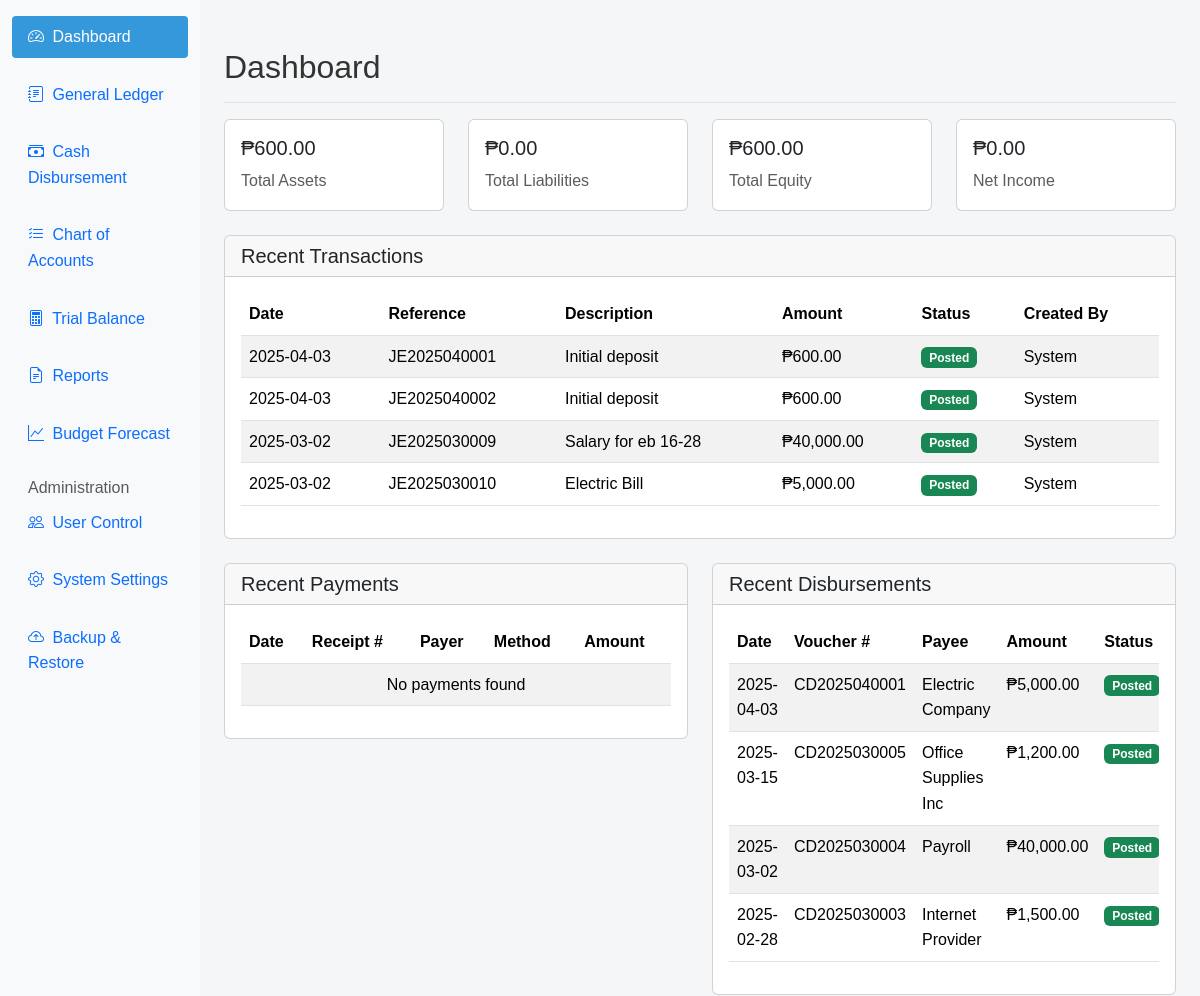
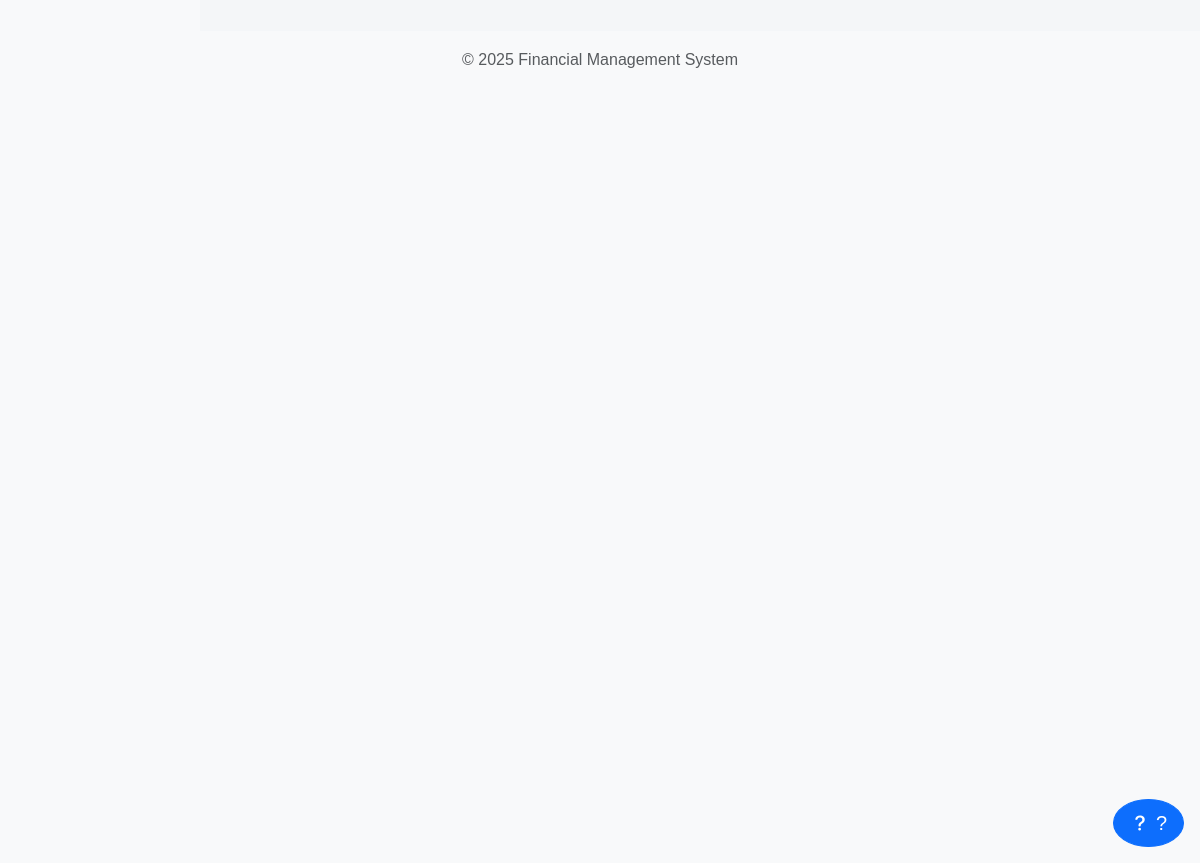
/index.php (signed in), run on the app's committed database (2 pictures, top to bottom).
### tables this page shows
CREATE TABLE IF NOT EXISTS transactions (
    id INT AUTO_INCREMENT PRIMARY KEY,
    reference_number VARCHAR(20) NOT NULL,
    transaction_date DATE NOT NULL,
    description VARCHAR(255) NOT NULL,
    amount DECIMAL(15, 2) NOT NULL,
    status ENUM('Posted', 'Pending', 'Voided') DEFAULT 'Pending',
    created_by VARCHAR(100) DEFAULT 'System',
    created_at TIMESTAMP DEFAULT CURRENT_TIMESTAMP
);

CREATE TABLE IF NOT EXISTS disbursements (
    id INT AUTO_INCREMENT PRIMARY KEY,
    voucher_number VARCHAR(20) NOT NULL,
    disbursement_date DATE NOT NULL,
    payee VARCHAR(100) NOT NULL,
    amount DECIMAL(15, 2) NOT NULL,
    status ENUM('Posted', 'Pending', 'Voided') DEFAULT 'Pending',
    created_at TIMESTAMP DEFAULT CURRENT_TIMESTAMP
);

### config/functions.php (called while the page is built, shortened)
<?php
function getTotalAssets() {
    $conn = getConnection();
    $sql = "SELECT SUM(balance) as total FROM accounts WHERE account_type = 'Asset'";
    $result = $conn->query($sql);
    $row = $result->fetch_assoc();
    return $row['total'] ?? 0;
}
function getTotalLiabilities() {
    $conn = getConnection();
    $sql = "SELECT SUM(balance) as total FROM accounts WHERE account_type = 'Liability'";
    $result = $conn->query($sql);
    $row = $result->fetch_assoc();
    return $row['total'] ?? 0;
}
function getTotalEquity() {
    $conn = getConnection();
    $sql = "SELECT SUM(balance) as total FROM accounts WHERE account_type = 'Equity'";
    $result = $conn->query($sql);
    $row = $result->fetch_assoc();
    return $row['total'] ?? 0;
}
function getNetIncome() {
    $conn = getConnection();
    $sql = "SELECT SUM(balance) as total FROM accounts WHERE account_type = 'Income'";
    $result = $conn->query($sql);
    $row = $result->fetch_assoc();
    $revenue = $row['total'] ?? 0;
    $sql = "SELECT SUM(balance) as total FROM accounts WHERE account_type = 'Expense'";
    $result = $conn->query($sql);
    $row = $result->fetch_assoc();
    $expenses = $row['total'] ?? 0;
    return $revenue - $expenses;
}
function getRecentTransactions($limit = 10) {
    $conn = getConnection();
    $sql = "SELECT * FROM transactions ORDER BY transaction_date DESC, id DESC LIMIT $limit";
    $result = $conn->query($sql);
    $transactions = [];
    if ($result->num_rows > 0) {
        while($row = $result->fetch_assoc()) {
            $transactions[] = $row;
        }
    }
    return $transactions;
}
function getRecentDisbursements($limit = 10) {
    $conn = getConnection();
    $sql = "SELECT * FROM disbursements ORDER BY disbursement_date DESC, id DESC LIMIT $limit";
    $result = $conn->query($sql);
    $disbursements = [];
    if ($result->num_rows > 0) {
        while($row = $result->fetch_assoc()) {
            $disbursements[] = $row;
        }
    }
    return $disbursements;
}
function formatCurrency($amount) {
    return '₱' . number_format($amount, 2);
}

### index.php (the view, shortened to what this page needs)
<?php
require_once 'config/functions.php';
$totalAssets = getTotalAssets();
$totalLiabilities = getTotalLiabilities();
$totalEquity = getTotalEquity();
$netIncome = getNetIncome();
$recentTransactions = getRecentTransactions(10);
$recentDisbursements = getRecentDisbursements(5);
$recentPayments = getRecentPayments(5);
?>
<!DOCTYPE html>
<html lang="en">
<head>
    <?php include 'includes/head.php'; ?>
</head>
<body>
    <?php include 'includes/header.php'; ?>
    <div class="container-fluid">
        <div class="row">
            <?php include 'includes/sidebar.php'; ?>
            <main class="col-md-9 ms-sm-auto col-lg-10 px-md-4">
                <div class="d-flex justify-content-between flex-wrap flex-md-nowrap align-items-center pt-3 pb-2 mb-3 border-bottom">
                    <h1 class="h2">Dashboard</h1>
                </div>
                <div class="row mb-4">
                    <div class="col-md-3">
                        <div class="card">
                            <div class="card-body">
                                <h5 class="card-title"><?php echo formatCurrency($totalAssets); ?></h5>
                                <p class="card-text text-muted">Total Assets</p>
                            </div>
                        </div>
                    </div>
                    <div class="col-md-3">
                        <div class="card">
                            <div class="card-body">
                                <h5 class="card-title"><?php echo formatCurrency($totalLiabilities); ?></h5>
                                <p class="card-text text-muted">Total Liabilities</p>
                            </div>
                        </div>
                    </div>
                    <div class="col-md-3">
                        <div class="card">
                            <div class="card-body">
                                <h5 class="card-title"><?php echo formatCurrency($totalEquity); ?></h5>
                                <p class="card-text text-muted">Total Equity</p>
                            </div>
                        </div>
                    </div>
                    <div class="col-md-3">
                        <div class="card">
                            <div class="card-body">
                                <h5 class="card-title"><?php echo formatCurrency($netIncome); ?></h5>
                                <p class="card-text text-muted">Net Income</p>
                            </div>
                        </div>
                    </div>
                </div>
                <div class="row mb-4">
                    <div class="col-md-12">
                        <div class="card">
                            <div class="card-header">
                                <h5 class="card-title mb-0">Recent Transactions</h5>
                            </div>
                            <div class="card-body">
                                <div class="table-responsive">
                                    <table class="table table-striped table-hover">
                                        <thead>
                                            <tr>
                                                <th>Date</th>
                                                <th>Reference</th>
                                                <th>Description</th>
                                                <th>Amount</th>
                                                <th>Status</th>
                                                <th>Created By</th>
                                            </tr>
                                        </thead>
                                        <tbody>
                                            <?php foreach ($recentTransactions as $transaction): ?>
                                            <tr>
                                                <td><?php echo date('Y-m-d', strtotime($transaction['transaction_date'])); ?></td>
                                                <td><?php echo $transaction['reference_number']; ?></td>
                                                <td><?php echo $transaction['description']; ?></td>
                                                <td><?php echo formatCurrency($transaction['amount']); ?></td>
                                                <td><span class="badge bg-success"><?php echo $transaction['status']; ?></span></td>
                                                <td><?php echo $transaction['created_by']; ?></td>
                                            </tr>
                                            <?php endforeach; ?>
                                        </tbody>
                                    </table>
                                </div>
                            </div>
                        </div>
                    </div>
                </div>
                <div class="row">
                    <div class="col-md-6">
                        <div class="card">
                            <div class="card-header">
                                <h5 class="card-title mb-0">Recent Payments</h5>
                            </div>
                            <div class="card-body">
                                <div class="table-responsive">
                                    <table class="table table-striped table-hover">
                                        <thead>
                                            <tr>
                                                <th>Date</th>
                                                <th>Receipt #</th>
                                                <th>Payer</th>
                                                <th>Method</th>
                                                <th>Amount</th>
                                            </tr>
                                        </thead>
                                        <tbody>
                                            <?php if (empty($recentPayments)): ?>
                                            <tr>
                                                <td colspan="5" class="text-center">No payments found</td>
                                            </tr>
                                            <?php endif; ?>
                                        </tbody>
                                    </table>
                                </div>
                            </div>
                        </div>
                    </div>
                    <div class="col-md-6">
                        <div class="card">
                            <div class="card-header">
                                <h5 class="card-title mb-0">Recent Disbursements</h5>
                            </div>
                            <div class="card-body">
                                <div class="table-responsive">
                                    <table class="table table-striped table-hover">
                                        <thead>
                                            <tr>
                                                <th>Date</th>
                                                <th>Voucher #</th>
                                                <th>Payee</th>
                                                <th>Amount</th>
                                                <th>Status</th>
                                            </tr>
                                        </thead>
                                        <tbody>
                                            <?php foreach ($recentDisbursements as $disbursement): ?>
                                            <tr>
                                                <td><?php echo date('Y-m-d', strtotime($disbursement['disbursement_date'])); ?></td>
                                                <td><?php echo $disbursement['voucher_number']; ?></td>
                                                <td><?php echo $disbursement['payee']; ?></td>
                                                <td><?php echo formatCurrency($disbursement['amount']); ?></td>
                                                <td><span class="badge bg-success"><?php echo $disbursement['status']; ?></span></td>
                                            </tr>
                                            <?php endforeach; ?>
                                        </tbody>
                                    </table>
                                </div>
                            </div>
                        </div>
                    </div>
                </div>
            </main>
        </div>
    </div>
    <?php include 'includes/footer.php'; ?>
</body>
</html>

### includes/head.php (shortened to what this page needs)
<link rel="stylesheet" href="assets/css/bootstrap.min.css">
<link rel="stylesheet" href="assets/css/style.css">
<link rel="stylesheet" href="https://cdn.jsdelivr.net/npm/bootstrap-icons@1.10.0/font/bootstrap-icons.css">

### includes/header.php (shortened to what this page needs)
<link rel="stylesheet" href="<?php echo rtrim(dirname($_SERVER['PHP_SELF']), '/') . '/'; ?>assets/css/bootstrap.min.css">
<link rel="stylesheet" href="<?php echo rtrim(dirname($_SERVER['PHP_SELF']), '/') . '/'; ?>assets/css/style.css">
<link rel="stylesheet" href="https://cdn.jsdelivr.net/npm/bootstrap-icons@1.10.0/font/bootstrap-icons.css">

### includes/sidebar.php
<nav id="sidebarMenu" class="col-md-3 col-lg-2 d-md-block bg-light sidebar collapse">
    <div class="position-sticky pt-3">
        <ul class="nav flex-column">
            <li class="nav-item">
                <a class="nav-link <?php echo basename($_SERVER['PHP_SELF']) == 'index.php' ? 'active' : ''; ?>" href="index.php">
                    <i class="bi bi-speedometer2 me-1"></i> Dashboard
                </a>
            </li>
            <li class="nav-item">
                <a class="nav-link <?php echo basename($_SERVER['PHP_SELF']) == 'general-ledger.php' ? 'active' : ''; ?>" href="general-ledger.php">
                    <i class="bi bi-journal-text me-1"></i> General Ledger
                </a>
            </li>
            <li class="nav-item">
                <a class="nav-link <?php echo basename($_SERVER['PHP_SELF']) == 'cash-disbursement.php' ? 'active' : ''; ?>" href="cash-disbursement.php">
                    <i class="bi bi-cash-stack me-1"></i> Cash Disbursement
                </a>
            </li>
            <li class="nav-item">
                <a class="nav-link <?php echo basename($_SERVER['PHP_SELF']) == 'chart-of-accounts.php' ? 'active' : ''; ?>" href="chart-of-accounts.php">
                    <i class="bi bi-list-check me-1"></i> Chart of Accounts
                </a>
            </li>
            <li class="nav-item">
                <a class="nav-link <?php echo basename($_SERVER['PHP_SELF']) == 'trial-balance.php' ? 'active' : ''; ?>" href="trial-balance.php">
                    <i class="bi bi-calculator me-1"></i> Trial Balance
                </a>
            </li>
            <li class="nav-item">
                <a class="nav-link <?php echo basename($_SERVER['PHP_SELF']) == 'reports.php' ? 'active' : ''; ?>" href="reports.php">
                    <i class="bi bi-file-earmark-text me-1"></i> Reports
                </a>
            </li>
            <li class="nav-item">
                <a class="nav-link <?php echo basename($_SERVER['PHP_SELF']) == 'forecast.php' ? 'active' : ''; ?>" href="forecast.php">
                    <i class="bi bi-graph-up me-1"></i> Budget Forecast
                </a>
            </li>
        </ul>
        <?php if (isset($_SESSION['role']) && $_SESSION['role'] == 'Admin'): ?>
        <h6 class="sidebar-heading d-flex justify-content-between align-items-center px-3 mt-4 mb-1 text-muted">
            <span>Administration</span>
        </h6>
        <ul class="nav flex-column mb-2">
            <li class="nav-item">
                <a class="nav-link <?php echo basename($_SERVER['PHP_SELF']) == 'user-control.php' ? 'active' : ''; ?>" href="user-control.php">
                    <i class="bi bi-people me-1"></i> User Control
                </a>
            </li>
            <li class="nav-item">
                <a class="nav-link <?php echo basename($_SERVER['PHP_SELF']) == 'settings.php' ? 'active' : ''; ?>" href="settings.php">
                    <i class="bi bi-gear me-1"></i> System Settings
                </a>
            </li>
            <li class="nav-item">
                <a class="nav-link <?php echo basename($_SERVER['PHP_SELF']) == 'backup.php' ? 'active' : ''; ?>" href="backup.php">
                    <i class="bi bi-cloud-arrow-up me-1"></i> Backup & Restore
                </a>
            </li>
        </ul>
        <?php endif; ?>
    </div>
</nav>

### includes/footer.php (shortened to what this page needs)
<footer class="footer mt-auto py-3 bg-light">
    <div class="container text-center">
        <span class="text-muted">© <?php echo date('Y'); ?> Financial Management System</span>
    </div>
</footer>
<div class="position-fixed bottom-0 end-0 p-3">
    <button type="button" class="btn btn-primary btn-lg rounded-circle" data-bs-toggle="modal" data-bs-target="#helpModal">
        <i class="bi bi-question-lg"></i> ?
    </button>
</div>

### assets/css/style.css (style rules this page uses)
* { margin: 0; padding: 0; box-sizing: border-box; }
body { font-family: Arial, sans-serif; line-height: 1.6; background-color: #f4f6f8; color: #333; }
.container { min-height: 100vh; display: flex; flex-direction: column; }
nav ul { list-style: none; display: flex; gap: 1rem; }
nav a { text-decoration: none; color: #34495e; padding: 0.5rem 1rem; border-radius: 4px; transition: background-color 0.3s; }
nav a.active { background-color: #3498db; color: #fff; }
main { flex: 1; padding: 2rem; }

### data on the page
transactions: transaction_date "2025-04-03", reference_number "JE2025040001", description "Initial deposit", amount "₱600.00", status "Posted", created_by "System"
transactions: transaction_date "2025-04-03", reference_number "JE2025040002", description "Initial deposit", amount "₱600.00", status "Posted", created_by "System"
transactions: transaction_date "2025-03-02", reference_number "JE2025030009", description "Salary for eb 16-28", amount "₱40,000.00", status "Posted", created_by "System"
transactions: transaction_date "2025-03-02", reference_number "JE2025030010", description "Electric Bill", amount "₱5,000.00", status "Posted", created_by "System"
disbursements: disbursement_date "2025-04-03", voucher_number "CD2025040001", payee "Electric Company", amount "₱5,000.00", status "Posted"
disbursements: disbursement_date "2025-03-15", voucher_number "CD2025030005", payee "Office Supplies Inc", amount "₱1,200.00", status "Posted"
disbursements: disbursement_date "2025-03-02", voucher_number "CD2025030004", payee "Payroll", amount "₱40,000.00", status "Posted"
disbursements: disbursement_date "2025-02-28", voucher_number "CD2025030003", payee "Internet Provider", amount "₱1,500.00", status "Posted"

### other printed values
formatCurrency($totalAssets) "₱600.00"
formatCurrency($totalLiabilities) "₱0.00"
formatCurrency($totalEquity) "₱600.00"
formatCurrency($netIncome) "₱0.00"
